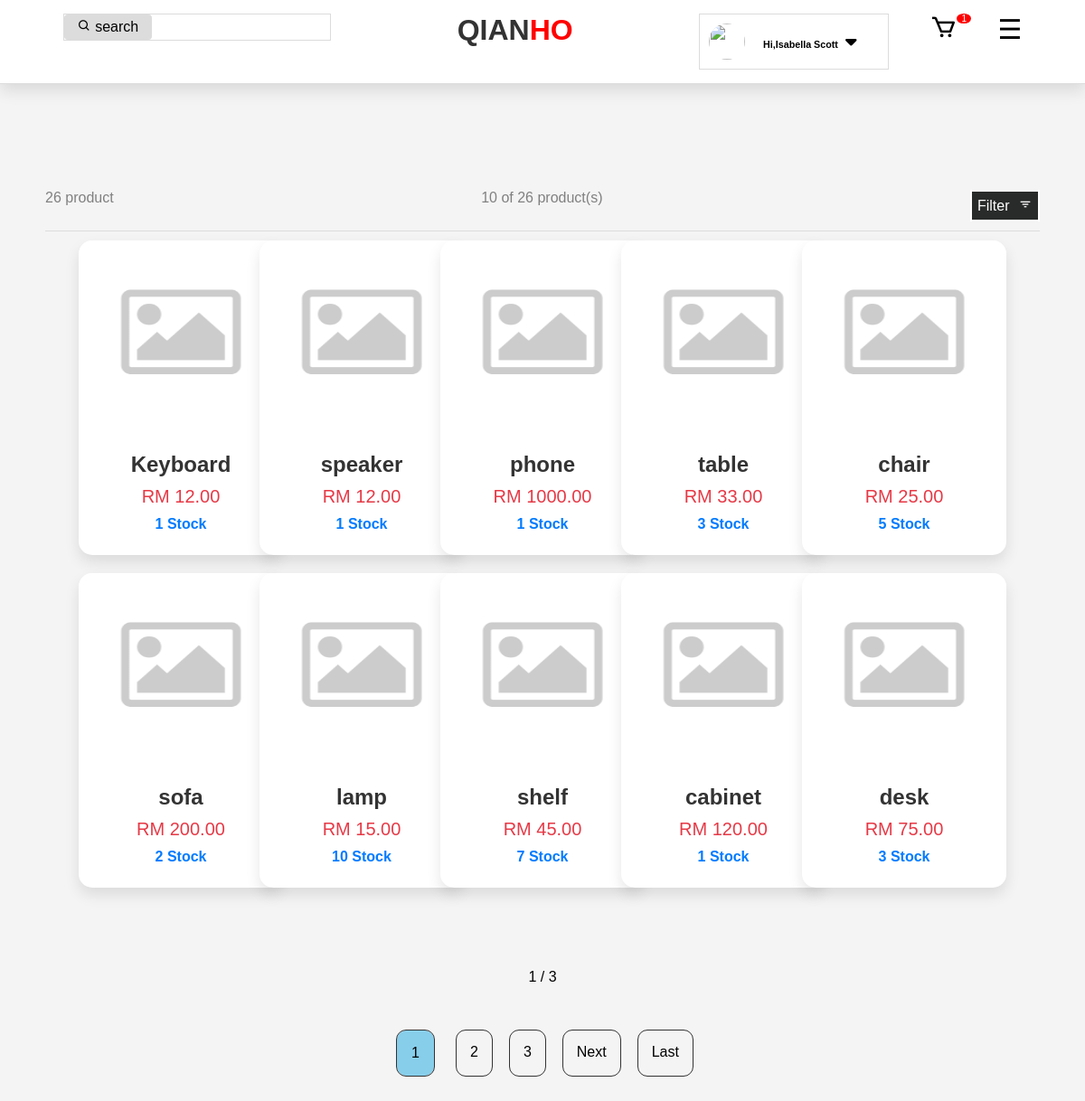
Screenshot of /customer/product.php (signed in) with the database file from the repository.
### tables this page shows
CREATE TABLE `product` (
  `product_id` varchar(10) NOT NULL,
  `name` varchar(100) NOT NULL,
  `price` decimal(10,2) NOT NULL,
  `category_id` varchar(10) NOT NULL,
  `quantity` int(10) NOT NULL,
  `description` varchar(1000) NOT NULL,
  `weight` decimal(10,2) NOT NULL,
  `status` varchar(11) NOT NULL
);

### lib/SimplePager.php (called while the page is built, shortened)
<?php
class SimplePager {
    public function __construct($query, $params, $limit, $page) {
        global $_db;
        $this->limit = ctype_digit($limit) ? max($limit, 1) : $limit;
        $this->page = ctype_digit($page) ? max($page, 1) : $page;
        $q = preg_replace('/SELECT.+FROM/', 'SELECT COUNT(*) FROM', $query, 1);
        $stm = $_db->prepare($q);
        $stm->execute($params);
        $this->item_count = $stm->fetchColumn();
        $this->page_count = ceil($this->item_count / $this->limit);
        $offset = ($this->page - 1) * $this->limit;
        $stm = $_db->prepare($query . " LIMIT $offset, $this->limit");
        $stm->execute($params);
        $this->result = $stm->fetchAll();
        $this->count = count($this->result);
    }
}

### customer/product.php (the view, shortened to what this page needs)
<?php
include '../_base.php';
require_once '../lib/SimplePager.php';
include '../include/header.php';
$search = isset($_GET['search']) ? trim($_GET['search']) : '';
$category = isset($_GET['category']) ? trim($_GET['category']) : '';
$page = isset($_GET['page']) ? (int)$_GET['page'] : 1;
$limit = 10;
$query = 'SELECT * FROM product WHERE 1=1';
$params = [];
$pager = new SimplePager($query, $params, $limit, $page);
$getProduct = $pager->result;
$total_pages = $pager->page_count;
?>
<link rel="stylesheet" href="../css/product.css">
<div class="items">
  <div class="line1">
    <p><?= $pager->item_count ?> product</p>
    <p>
      <?= $pager->count ?> of <?= $pager->item_count ?> product(s)
    </p>
    <div class="filter-container">
      <p class="filter-button">
        <?php
         $getCategoryName = $_db->prepare('SELECT * FROM category WHERE category_id = ?');
         $getCategoryName->execute([$category]);
         $CategoryNameResults = $getCategoryName->fetch();
         echo (empty($CategoryNameResults->category_name)) ? "Filter" : htmlspecialchars($CategoryNameResults->category_name);
         ?> <i class='bx bx-filter'></i>
      </p>
    </div>
  </div>
  <div class="items-lists">
    <?php if ($pager->item_count != 0): ?>
      <?php foreach ($getProduct as $i):
        $getProductImg = $_db->prepare('SELECT product_photo FROM product_image WHERE product_id = ?');
        $getProductImg->execute([$i->product_id]);
        $productImg = $getProductImg->fetch(PDO::FETCH_OBJ);
        $productPhoto = $productImg ? $productImg->product_photo : '../images/photo.jpg';
      ?>
        <div class="items-card cards">
          <img src="../uploads/<?= $productPhoto ?>" width="100" height="200">
          <div class="text2">
            <p class="product-name space"><?= $i->name ?></p>
            <p class="product-price space">RM <?= $i->price ?></p>
            <p class="product-stock space"><?= $i->quantity ?> Stock</p>
          </div>
        </div>
      <?php endforeach; ?>
    <?php endif; ?>
  </div>
  <div style="padding:30px;display:grid;place-items:center;">
    <?php if ($pager->item_count != 0): ?>
      <p style="padding:50px;">
        <?= $pager->page ?> / <?= $pager->page_count ?>
      </p>
    <?php else: ?>
      <img src="../images/search.png" width="100" height="100">
    <?php endif; ?>
    <?php
    $page_range = 2;
    $start_page = max(1, $page - $page_range);
    $end_page = min($total_pages, $page + $page_range);
    ?>
    <div class="pro-page" >
    <?php for ($i = $start_page; $i <= $end_page; $i++): ?>
      <a href="?page=<?= $i ?>&search=<?= urlencode($search) ?>&category=<?= urlencode($category) ?>" class="<?= $i == $page ? 'current-page' : '' ?>">
        <?= $i ?>
      </a>
    <?php endfor; ?>
    <?php if ($page < $total_pages): ?>
      <a href="?page=<?= $page + 1 ?>&search=<?= urlencode($search) ?>&category=<?= urlencode($category) ?>">Next</a>
    <?php endif; ?>
    <?php if ($page < $total_pages): ?>
      <a href="?page=<?= $total_pages ?>&search=<?= urlencode($search) ?>&category=<?= urlencode($category) ?>">Last</a>
    <?php endif; ?>
    </div>
  </div>
</div>
</body>
</html>

### css/header.css (style rules this page uses)
* { padding: 0; margin: 0; list-style-type: none; text-decoration: none; box-sizing: border-box; }
a { color:black; }

### css/product.css (style rules this page uses)
* { margin: 0; padding: 0; text-decoration: none; list-style-type: none; box-sizing: border-box; user-select: none; }
body { font-family: Arial, sans-serif; background-color: #f4f4f4; }
.items { padding: 50px; top: 150px; position: absolute; width: 100%; }
.line1 { border-bottom: 1px solid gainsboro; color: gray; display: flex; justify-content: space-between; padding: 10px 0; }
.items-lists { display: grid; place-items: center; grid:auto/repeat(5,20% ); padding: 10px 50px; row-gap: 20px; }
.items-card { cursor: pointer; position: relative; background-color: #fff; border-radius: 15px; box-shadow: 0 8px 16px rgba(0, 0, 0, 0.1); overflow: hidden; transition: transform 0.3s ease, box-shadow 0.3s ease; width: 6cm; }
.items-card img { width: 100%; }
.filter-container { position: relative; display: inline-block; }
.filter-button { cursor: pointer; background-color: #292a2a; padding: 6px; display: inline-block; color:white; border:2px solid white; }
.filter-button i { margin-left: 5px; }
.text2 { padding: 20px; text-align: center; }
.text2 .product-name { font-size: 1.5rem; font-weight: bold; color: #333; margin: 10px 0; }
.text2 .product-price { font-size: 1.25rem; color: #e63946; margin: 10px 0; }
.text2 .product-stock, .text2 .product-sold { font-size: 1rem; color: #555; margin: 5px 0; }
.text2 .product-stock { font-weight: 600; color: #007bff; }
.pro-page { padding: 0; background: transparent; display: flex; gap: 20px; }
.pro-page a { border-radius: 10px; outline: 1px solid #333; padding: 15px; color: black; }
.current-page { background-color: #87CEEB; color: #fff; border: 1px solid #87CEEB; padding: 8px 16px; margin: 0 5px; font-size: 16px; border-radius: 4px; transition: background-color 0.3s ease; }

### rows the page displays
product: name "Keyboard", price "12.00", quantity "1"
product: name "speaker", price "12.00", quantity "1"
product: name "phone", price "1000.00", quantity "1"
product: name "table", price "33.00", quantity "3"
product: name "chair", price "25.00", quantity "5"
product: name "sofa", price "200.00", quantity "2"
product: name "lamp", price "15.00", quantity "10"
product: name "shelf", price "45.00", quantity "7"
product: name "cabinet", price "120.00", quantity "1"
product: name "desk", price "75.00", quantity "3"

### other values shown
$user "Isabella Scott"
$result['total_records'] "1"
$pager->item_count "26"
$pager->count "10"
$pager->page "1"
$pager->page_count "3"
